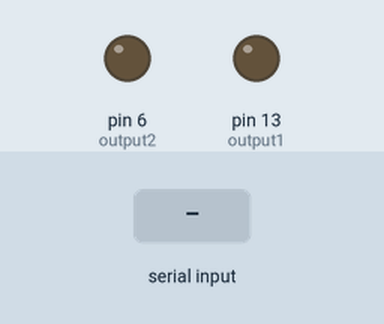
A sketch run on a simulated Arduino Uno, built with avr-gcc and run on an emulated ATmega328P. On the bench: output pins drawn as LEDs (lit = HIGH). The inputs (shaded band) are chosen by the test bench.

Above: at 1.2 s.
1.3 s: "1" received over Serial
At 2.0 s:
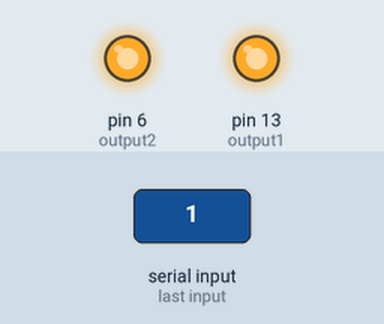
Timing chart, 0 to 5.8 s (numbered marks = the images above; inputs shaded):
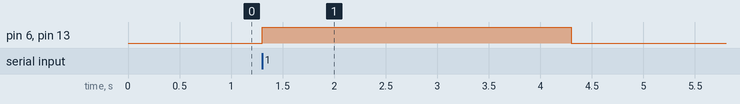

The sketch:

firmware.ino
```cpp
int output1 = 13;  //These are the duinos outputs, which are
int output2 = 6;  //considered as the relay´s inputs, feel free to pick whatever duino´s pin you like

void setup()
{
  pinMode(output1, OUTPUT);
  pinMode(output2, OUTPUT);
  Serial.begin(9600);
}

void loop()
{
  if(Serial.available()>0)       //If data is available on input buffer, and data on buffer isn't NONE, send a
    {                           // HIGH +5 volts signal to power switch tail
      if(Serial.read()!=-1)
      {

      digitalWrite(output1, HIGH);
      digitalWrite(output2, HIGH);
      delay(3000);                 //This delay goes according to your write serial function delay in the sudo_make_coffee.py code
                                  //I set a three seconds delay to give the write python function enough time to send data
      }                           //and fill the incoming buffer in the arduino (Since my write delay lasts for a sec).
    }                             //That way there will be always data in the input buffer, as long as your python code sends some data.
  else
    {
      digitalWrite(output1, LOW);  //Because of the delay, it'll last at least around ten to fifteen seconds for the arduino to
      digitalWrite(output2, LOW); // stop sending HIGH signals to the relays in the power switch tail
    }
}
```

Measured:
- after the input at 1.3 s, pin 6 (output2), pin 13 (output1): LOW → HIGH at once, → LOW 3.0 s later
